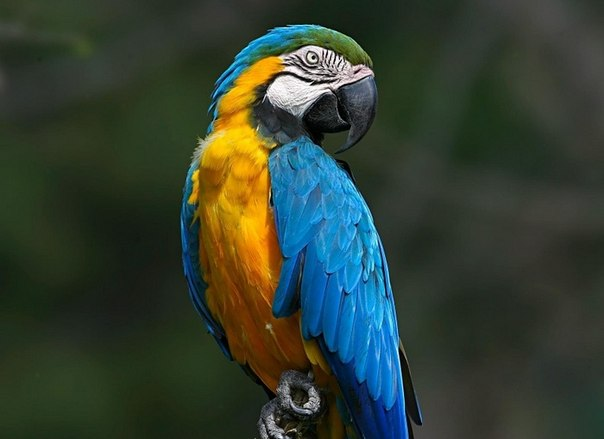
#> input picture i.jpg, 604 x 439 px
$ python histogr.py
#> lines starting #> are read from the running program, lines starting #| are printed output that depends on the picture
import cv2
import numpy as np
from matplotlib import pyplot as plt
img =cv2.imread("i.jpg")
#> img is the input picture: shape (439, 604, 3); mean B, G, R 50.5, 62.8, 50.9
nimg = cv2.cvtColor(img, cv2.COLOR_BGR2RGB)
plt.imshow(nimg)
plt.show()
img_gr = cv2.cvtColor(nimg, cv2.COLOR_RGB2GRAY)
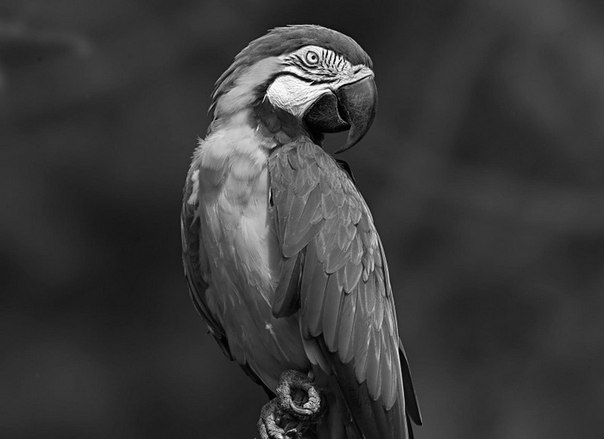
#> img_gr: shape (439, 604); min 0, max 255, mean 57.8
print(type(img_gr))
#| <class 'numpy.ndarray'>
hist,bins = np.histogram(img_gr.flatten(),256,[0,256])
#> hist = 256 values, max 10664 at index 49, min 10 at index 255, mean 1035.8; bins = 257 values from 0 to 256
h, w = img.shape[:2]
#> h = 439; w = 604
s = h*w
#> s = 265156
k = 0
q = 0.05
n = s*q
#> n = 13257.8
indB = 0
for i,v in enumerate(hist):
    k+=v
    if(k>=n):
        indB=i
        break
#> this loop made 28 passes
#> (v, k, indB) on pass 28: (2491, 13684, 27)
#> (v, k) on passes 1 to 6: (30, 30), (109, 139), (120, 259), (99, 358), (161, 519), (156, 675)
#> after the loop, k = 13684
k = 0
indW = 0
for i, v in enumerate(reversed(hist)):
    k+=v
    if(k>=n):
        indW=i
        break
#> this loop made 121 passes
#> (k, indW) on pass 121: (13301, 120)
#> (v, k) on passes 1 to 6: (10, 10), (38, 48), (25, 73), (23, 96), (21, 117), (22, 139)
#> after the loop, k = 13301
indW = len(hist)-indW
#> indW = 136
print(indB,indW)
#| 27 136
plt.plot(hist)
plt.show()
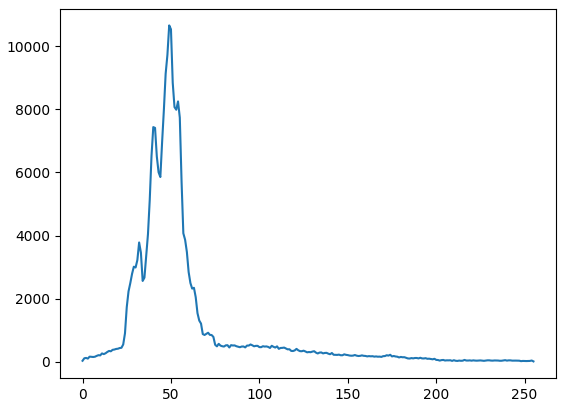
#> figure drawn by matplotlib, 1 panel; curve peaks at x = 49, y = 10664


def fun(x):
    if x < indB:
        return 0
    if x >= indW:
        return 255
    return (x - indW) * 255 / (indW - indB) + 255


newim = img_gr.copy()
for i in range(img_gr.shape[0]):
    for j in range(img_gr.shape[1]):
        newim[i,j] = fun(img_gr[i,j])
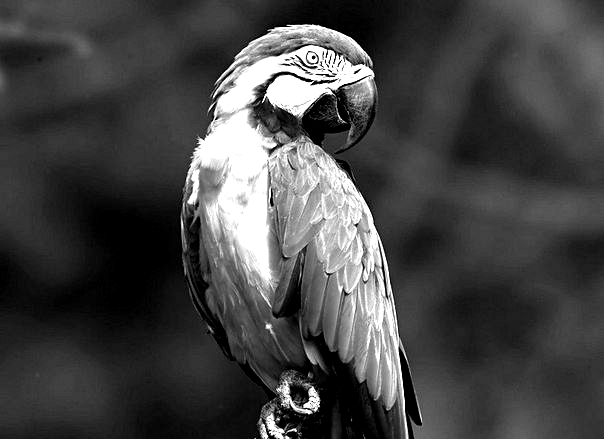
#> newim: shape (439, 604); min 0, max 255, mean 68.2

hist = cv2.calcHist([newim],[0],None,[256],[0,256])
#> hist = 256 values, max 13684 at index 0, min 0 at index 1, mean 1035.8
plt.plot(hist)
plt.show()
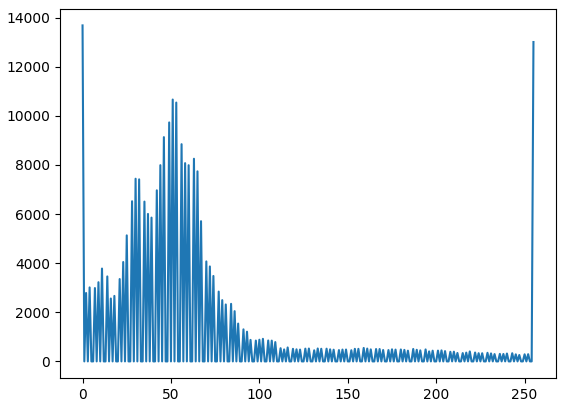
#> figure drawn by matplotlib, 1 panel; curve peaks at x = 0, y = 13684

plt.imshow(newim, cmap='gray')
plt.show()
